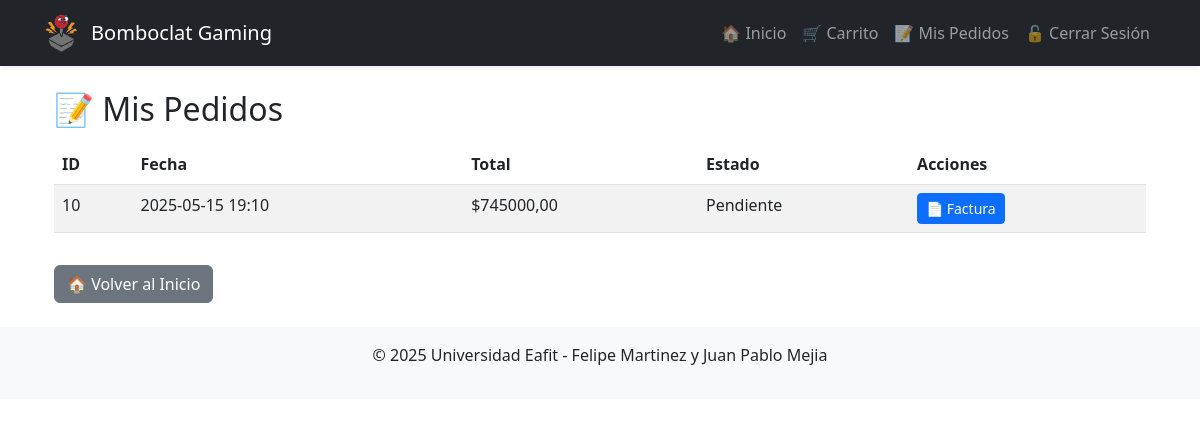
/mis-pedidos/ (signed in), run on the app's committed database.
### core/models.py (models this page shows, shortened)
class Pedido(models.Model):
    usuario = models.ForeignKey('auth.User', on_delete=models.CASCADE)
    fecha = models.DateTimeField(auto_now_add=True)
    total = models.DecimalField(max_digits=10, decimal_places=2, default=0)
    METODOS_ENVIO = [
        ('Tienda',    'Recoger en tienda'),
        ('Domicilio', 'Envío a domicilio'),
    ]
    metodo_envio    = models.CharField(max_length=10, choices=METODOS_ENVIO, default='Tienda')
    direccion_envio = models.CharField(max_length=255, blank=True)
    ESTADOS = [
        ('Pendiente', 'Pendiente'),
        ('Enviado', 'Enviado'),
        ('Cancelado', 'Cancelado'),
    ]
    estado = models.CharField(max_length=10, choices=ESTADOS, default='Pendiente')

### core/views.py (the view)
# urls.py: path('mis-pedidos/', views.mis_pedidos, name='mis_pedidos'),
@login_required
def mis_pedidos(request):
    pedidos = Pedido.objects.filter(usuario=request.user).order_by('-fecha')
    return render(request, 'core/mis_pedidos.html', {
        'pedidos': pedidos
    })

### core/templates/core/mis_pedidos.html (shortened to what this page needs)
{% extends "base.html" %}
{% block content %}
<div class="container">
    <h2>📝 Mis Pedidos</h2>
    <table class="table table-striped mt-3">
        <thead>
            <tr>
                <th>ID</th>
                <th>Fecha</th>
                <th>Total</th>
                <th>Estado</th>
                <th>Acciones</th>
            </tr>
        </thead>
        <tbody>
            {% for pedido in pedidos %}
            <tr>
                <td>{{ pedido.id }}</td>
                <td>{{ pedido.fecha|date:"Y-m-d H:i" }}</td>
                <td>${{ pedido.total }}</td>
                <td>{{ pedido.estado }}</td>
                <td>
                    <a href="{% url 'generar_factura_pdf' pedido.id %}"
                       class="btn btn-sm btn-primary">
                       📄 Factura
                    </a>
                </td>
            </tr>
            {% empty %}
            <tr>
                <td colspan="5" class="text-center">No tienes pedidos aún.</td>
            </tr>
            {% endfor %}
        </tbody>
    </table>
    <a href="{% url 'home' %}" class="btn btn-secondary mt-3">
        🏠 Volver al Inicio
    </a>
</div>
{% endblock %}

### data on the page
Pedido: id "10", fecha "2025-05-15 19:10", total "745000,00", estado "Pendiente"
